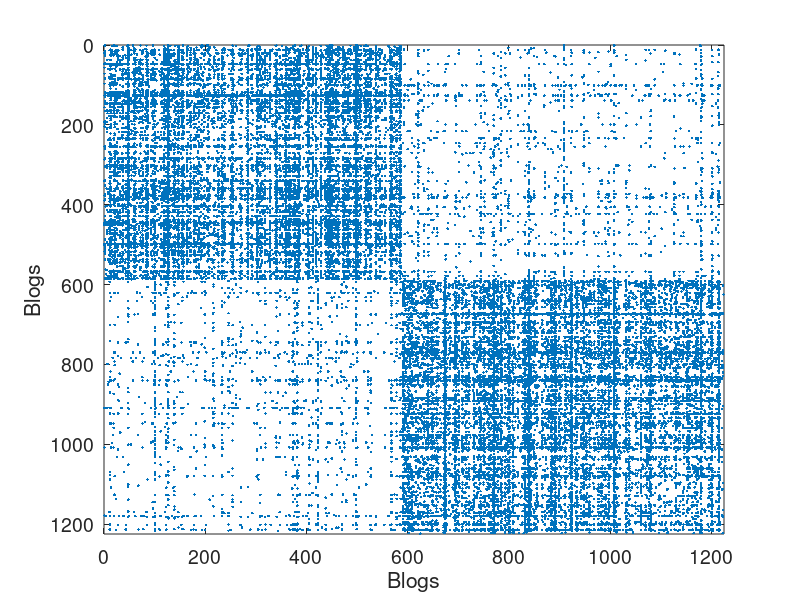
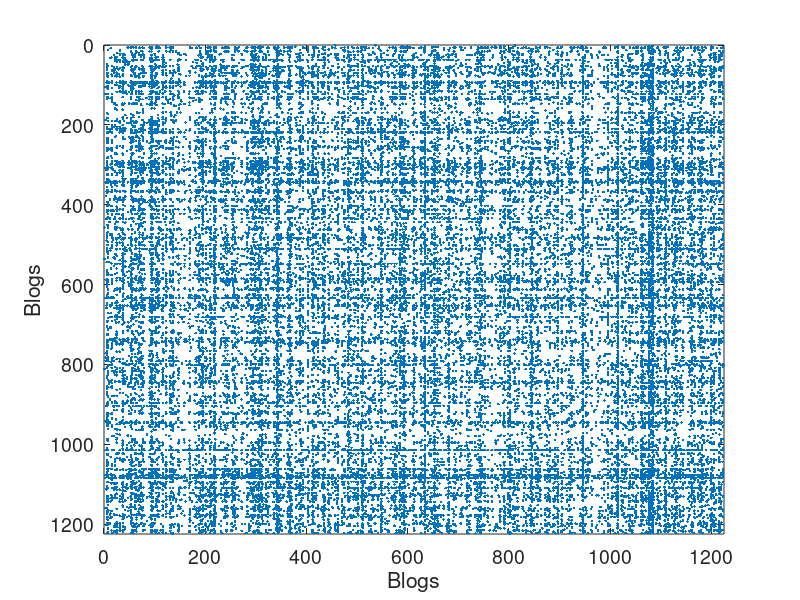

Recreate these plots in MATLAB, in order. (Note: this script raises an error after producing the figures.)
%% Sparse Networks with Overlapping Communities (SNetOC) package: demo_polblogs
%
% This Matlab script performs posterior inference on a network of political
% blogs to find latent overlapping communities, using a Bayesian
% nonparametric approach.
%
% For downloading the package and information on installation, visit the
% <https://github.com/misxenia/SNetOC SNetOC webpage>.
% 
% Reference: 
%
% * A. Todeschini, X. Miscouridou and F. Caron (2017) <https://arxiv.org/abs/1602.02114 Exchangeable Random Measures for Sparse and Modular Graphs with Overlapping Communities>. arXiv:1602.02114.
%
% Authors: 
%
% * <http://adrien.tspace.fr/ A. Todeschini>, Inria
% * <http://csml.stats.ox.ac.uk/people/miscouridou/ X. Miscouridou>, University of Oxford
% * <http://www.stats.ox.ac.uk/~caron/ F. Caron>, University of Oxford
% 
% Tested on Matlab R2016a. Requires the Statistics toolbox.
%
% Last Modified: 10/2017
%%

%% General settings
%

clear
close all
tstart = clock; % Starting time

istest = true; % enable testing mode: quick run with smaller nb of iterations

%%
% In test mode, a smaller number of iterations is run. Although the sampler
% clearly has not converged yet, the method already recovers well the ground truth
% communities. To reproduce the results of the paper, set this value to
% false. 

root = '.';
if istest
    outpath = fullfile(root, 'results', 'demo_polblogs', 'test');
else
    outpath = fullfile(root, 'results', 'demo_polblogs', date);
end

if ~isdir(outpath)
    mkdir(outpath);
end

% Add path
addpath ./GGP/ ./CGGP/ ./utils/

set(0, 'DefaultAxesFontSize', 14)

% Set the seed
rng default

%% Load network of political blogs
% Data can be downloaded from
% <https://www.cise.ufl.edu/research/sparse/mat/Newman/polblogs.mat here>.

load ./data/polblogs/polblogs.mat

titlenetwork = 'Political blogosphere Feb. 2005';
name = 'polblogs';
labels = {'Blogs', 'Blogs'};
groupfield = 'name'; % meta field displayed for group plot

% Transform the graph to obtain a simple graph
G = Problem.A | Problem.A'; % make undirected graph
G = logical(G-diag(diag(G))); % remove self edges (#3)

% Collect metadata
meta.name = cellstr(Problem.aux.nodename);
meta.source = cellstr(Problem.aux.nodesource);
meta.isright = logical(Problem.aux.nodevalue);
meta.degree = num2cell(full(sum(G,2)));
meta.groups = zeros(size(meta.isright));
meta.groups(~meta.isright) = 1;
meta.groups(meta.isright) = 2;
color_groups = [0 0 .8; .8 0 0];
label_groups = {'Left', 'Right'};
fn = fieldnames(meta);

% Remove nodes with no edge (#266)
ind = any(G);
G = G(ind, ind);
for i=1:length(fn)
    meta.(fn{i}) = meta.(fn{i})(ind);
end

% Plot adjacency matrix (sorted)
figure('name', 'Adjacency matrix (sorted by ground truth political leaning)')
spy(G);
xlabel(labels{2})
ylabel(labels{1})

%%

% Shuffle nodes: irrelevant due to exchangeability, just to check we do not cheat!
ind = randperm(size(G,1));
G = G(ind, ind);
for i=1:length(fn)
    meta.(fn{i}) = meta.(fn{i})(ind);
end

% Plot adjacency matrix (unsorted)
figure('name', 'Adjacency matrix (unsorted)')
spy(G);
xlabel(labels{2})
ylabel(labels{1})

%%

% Plot degree distribution
figure('name', 'Empirical degree distribution')
hdeg = plot_degree(G);
set(hdeg, 'markersize', 10, 'marker', 'o','markeredgecolor', 'none', 'markerfacecolor', [1, .75, .75]);

%% Posterior Inference using Markov chain Monte Carlo and point estimation
% Users needs to start the parallel pool by using the command *parpool* to run multiple chains in parallel.

% Define the parameters of the prior
p = 2; % Number of commmunities
objprior =  graphmodel('CGGP', p); % CGGP graph model with p communities

% Define parameters of the MCMC sampler
nchains = 3;
if istest
    niterinit = 1000;
    niter = 10000;
    nsamples = 100; 
else
    niterinit = 10000;
    niter = 200000;
    nsamples = 500; 
end   
nburn = floor(niter/2);

thin = ceil((niter-nburn)/nsamples); 
verbose = true;

% Create the graphMCMC object
objmcmc = graphmcmc(objprior, niter, nburn, thin, nchains);

% Run initialisation
init = graphinit(objmcmc, G, niterinit);

%%

% Run MCMC sampler
objmcmc = graphmcmcsamples(objmcmc, G, verbose, init);

%%

% Print summary in text file
print_summary(['summary_' num2str(p) 'f.txt'], titlenetwork, G, niter, nburn, nchains, thin, p, outpath, tstart)

%%

% Point estimation of the model parameters
[estimates, C_st] = graphest(objmcmc);

% Save workspace
save(fullfile(outpath, ['workspace_' num2str(p) 'f.mat']))

%% Plots 

prefix = sprintf('%s_%df_', name, p);
suffix = '';

%%

% Identify each feature to left/right wing using ground truth 
% (This step would normally require a human interpretation of the features)
[~, ind_features] = sort(median(estimates.w(meta.isright,:), 1)./median(estimates.w, 1));
featnames = {'Liberal', 'Conservative'};

% Print classification performance with ground truth
[~, nodefeat] = max(estimates.w, [],2); % Assign each node to the feature with highest weight
[confmat] = print_classif(fullfile(outpath, ['classif_' num2str(p) 'f.txt']), ...
    nodefeat, meta.groups, ind_features, label_groups);

%%

% Plot traces and histograms
variables = {'logalpha', 'sigma', 'tau', 'Fparam.a', 'Fparam.b', 'mean_w_rem'};
namesvar = {'$\log \alpha$', '$\sigma$', '$\tau$', '$a$', '$b$', '$\overline{w}_{\ast}$'};
plot_trace(objmcmc.samples, objmcmc.settings, variables, namesvar, [], outpath, prefix, suffix);
plot_hist(objmcmc.samples, variables, namesvar, [], ind_features, [], outpath, prefix, suffix);

%%

% Plot cost
if ~isempty(C_st)
    plot_cost(C_st, outpath, prefix, suffix);
end



%%

% Plot the graph by sorting the nodes by max feature to see block structure
plot_sortedgraph(G, nodefeat, nodefeat, ind_features, labels, outpath, prefix, suffix, {'png'});

%%

% Show the proportion in each features for a few nodes
if p==2
    color = color_groups;
elseif p==5
    color = [0 0 .5; .3 .3 1 ; 0.8 0.8 0.8 ; 1 .3 .3; .5 0 0];
end

if isfield(meta, 'groups')
    % Plots by groups right vs left
    plot_groups(estimates.w, meta.groups, meta.(groupfield), ind_features, label_groups, featnames, ...
        color_groups, outpath, prefix, suffix);
    
    y = sum(estimates.w,2);
    x = estimates.w(:,ind_features(2))./y;
    figure; hold on
    for i=1:numel(label_groups)
        ind = meta.groups==i;
        stem(x(ind), y(ind), 'o', 'markersize', 5, 'color', color(i,:))
    end
    xlabel('$w_{2}/\vert w \vert$', 'interpreter', 'latex', 'fontsize', 20)
    ylabel('$\vert w \vert$', 'interpreter', 'latex', 'fontsize', 20)
    text([0,.75], [-.5, -.5], featnames, 'fontsize', 16)
    legend(label_groups, 'fontsize', 16)
    legend boxoff
    axis tight
    xlim([0,1])
end

%%

% Plot normalized weights for a subset of blogs
prop_nodes = estimates.w(:,1)./sum(estimates.w, 2);
names = {'blogsforbush.com'
    'instapundit.com'
    'drudgereport.com'
    'tagorda.com'
    'danieldrezner.com/blog'
    'andrewsullivan.com'
    'iwantmycountryback.org'
    'democraticunderground.com'
    'wonkette.com'
    'washingtonmonthly.com'
    'dailykos.com'
    'atrios.blogspot.com'};
ind = zeros(size(names,1),1);
lab = cell(size(names,1), 1);
for i=1:size(names,1)
    ind(i) = find(strcmp(meta.name, names{i}) & strcmp(meta.name, names{i,1}));
    lab{i} = sprintf('%s (%s)', names{i}, label_groups{meta.groups(ind(i))}(1));
%     fprintf('%2d. (%.2f) #%d, %s\n', i, prop_nodes(ind(i)), meta.degree{ind(i)}, lab{i});
end
plot_nodesfeatures(estimates.w, ind, ind_features, lab, featnames, color, outpath, prefix, suffix);

%%

% Show blogs with highest weight in each feature
meta.wing = cell(meta.name);
meta.wing(meta.isright) = repmat({'R'}, sum(meta.isright), 1);
meta.wing(~meta.isright) = repmat({'L'}, sum(~meta.isright), 1);

fnames = {'degree', 'name', 'wing'};
formats = {'#%d,', '%s', '(%s).'}; % 
% Nodes with highest weight in each feature
fprintf('-----------------------------------\n')
fprintf('Nodes with highest weights in each feature\n')
fprintf('#edges, name of blog (Political leaning)\n')
fprintf('-----------------------------------\n')
print_features( [outpath 'features_' num2str(p) 'f.txt'], ...
    estimates.w, ind_features, [], meta, fnames, formats );
fprintf('-----------------------------------\n')

%%

% Correlation between the features
figure('name', 'Correlation between features');
imagesc(corr(estimates.w(:,ind_features)));
colormap('gray')
caxis([0,1])
colorbar
xlabel('Feature')
ylabel('Feature')
title('Correlation between features')

%%

% Plot posterior predictive of degree distribution
plot_degreepostpred(G, objmcmc, nsamples, 1e-6, outpath, prefix, suffix);